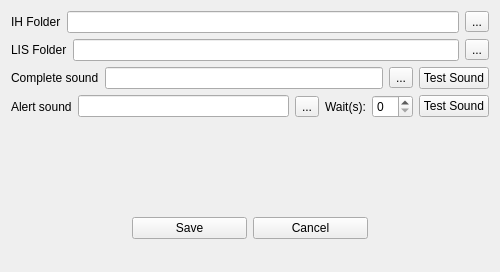
<?xml version="1.0" encoding="UTF-8"?>
<ui version="4.0">
 <class>Form</class>
 <widget class="QWidget" name="Form">
  <property name="geometry">
   <rect>
    <x>0</x>
    <y>0</y>
    <width>500</width>
    <height>272</height>
   </rect>
  </property>
  <property name="windowTitle">
   <string>Form</string>
  </property>
  <layout class="QGridLayout" name="gridLayout">
   <item row="0" column="0">
    <layout class="QVBoxLayout" name="verticalLayout">
     <item>
      <layout class="QHBoxLayout" name="horizontalLayout">
       <item>
        <widget class="QLabel" name="label">
         <property name="text">
          <string>IH Folder</string>
         </property>
        </widget>
       </item>
       <item>
        <widget class="QLineEdit" name="lineIhFolder"/>
       </item>
       <item>
        <widget class="QToolButton" name="btnIhFolderSelector">
         <property name="text">
          <string>...</string>
         </property>
        </widget>
       </item>
      </layout>
     </item>
     <item>
      <layout class="QHBoxLayout" name="horizontalLayout_2">
       <item>
        <widget class="QLabel" name="label_2">
         <property name="text">
          <string>LIS Folder</string>
         </property>
        </widget>
       </item>
       <item>
        <widget class="QLineEdit" name="lineLisFolder"/>
       </item>
       <item>
        <widget class="QToolButton" name="btnLisFolderSelector">
         <property name="text">
          <string>...</string>
         </property>
        </widget>
       </item>
      </layout>
     </item>
     <item>
      <layout class="QHBoxLayout" name="horizontalLayout_3">
       <item>
        <widget class="QLabel" name="label_3">
         <property name="text">
          <string>Complete sound</string>
         </property>
        </widget>
       </item>
       <item>
        <widget class="QLineEdit" name="lineCompleteSound"/>
       </item>
       <item>
        <widget class="QToolButton" name="btnCompleteSoundSelector">
         <property name="text">
          <string>...</string>
         </property>
        </widget>
       </item>
       <item>
        <widget class="QPushButton" name="pushTestCompleteSound">
         <property name="maximumSize">
          <size>
           <width>70</width>
           <height>16777215</height>
          </size>
         </property>
         <property name="text">
          <string>Test Sound</string>
         </property>
        </widget>
       </item>
      </layout>
     </item>
     <item>
      <layout class="QHBoxLayout" name="horizontalLayout_4">
       <item>
        <widget class="QLabel" name="label_4">
         <property name="text">
          <string>Alert sound</string>
         </property>
        </widget>
       </item>
       <item>
        <widget class="QLineEdit" name="lineAlertSound"/>
       </item>
       <item>
        <widget class="QToolButton" name="btnAlertSoundSelector">
         <property name="text">
          <string>...</string>
         </property>
        </widget>
       </item>
       <item>
        <widget class="QLabel" name="label_5">
         <property name="text">
          <string>Wait(s):</string>
         </property>
        </widget>
       </item>
       <item>
        <widget class="QSpinBox" name="spinWait"/>
       </item>
       <item>
        <widget class="QPushButton" name="pushTestAlertSound">
         <property name="maximumSize">
          <size>
           <width>70</width>
           <height>16777215</height>
          </size>
         </property>
         <property name="text">
          <string>Test Sound</string>
         </property>
        </widget>
       </item>
      </layout>
     </item>
     <item>
      <widget class="QWidget" name="widget_3" native="true"/>
     </item>
     <item>
      <layout class="QHBoxLayout" name="horizontalLayout_5">
       <item>
        <widget class="QWidget" name="widget" native="true"/>
       </item>
       <item>
        <widget class="QPushButton" name="btnSave">
         <property name="text">
          <string>Save</string>
         </property>
        </widget>
       </item>
       <item>
        <widget class="QPushButton" name="btnCancel">
         <property name="text">
          <string>Cancel</string>
         </property>
        </widget>
       </item>
       <item>
        <widget class="QWidget" name="widget_2" native="true"/>
       </item>
      </layout>
     </item>
    </layout>
   </item>
  </layout>
 </widget>
 <resources/>
 <connections>
  <connection>
   <sender>btnCancel</sender>
   <signal>clicked()</signal>
   <receiver>Form</receiver>
   <slot>close()</slot>
   <hints>
    <hint type="sourcelabel">
     <x>310</x>
     <y>243</y>
    </hint>
    <hint type="destinationlabel">
     <x>249</x>
     <y>135</y>
    </hint>
   </hints>
  </connection>
 </connections>
</ui>
